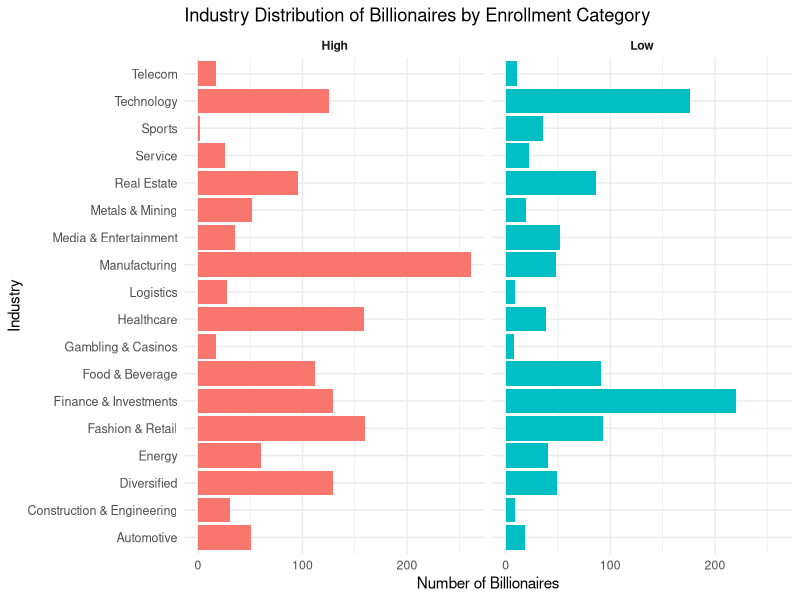
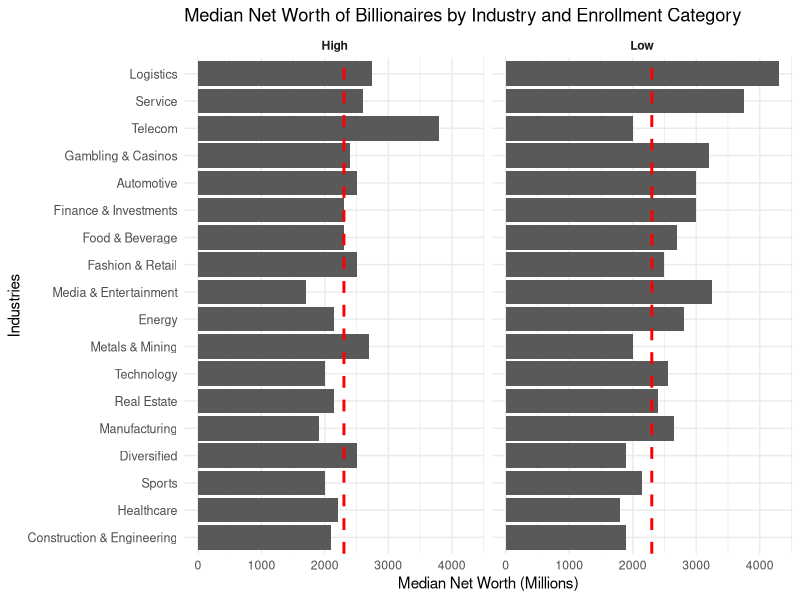

Source code (R) for these figures, in order:
## ---- chunk 1
knitr::opts_chunk$set(echo = FALSE, warning = FALSE, message = FALSE)

suppressPackageStartupMessages({
  library(tidyverse)
})
billionaires <- read_csv("cleaning/billionaires_clean.csv")
## ---- chunk 2
median_enrlmt <- median(billionaires$gross_primary_enrlmt_country, na.rm = TRUE)
## ---- chunk 3
billionaires_enrlmt <- billionaires %>%
  filter(!is.na(gross_primary_enrlmt_country)) %>%
  mutate(enrlmt_bins = ifelse(gross_primary_enrlmt_country >= median_enrlmt, "High", "Low")) %>%
  group_by(enrlmt_bins, category) %>%
  summarize(count = n(), .groups = 'drop') %>%
  arrange(count)

ggplot(billionaires_enrlmt, aes(x = category, y = count, fill = enrlmt_bins)) +
  geom_bar(stat = "identity", position = "dodge") +
  facet_wrap("enrlmt_bins") +
  coord_flip() +
  labs(
    title = "Industry Distribution of Billionaires by Enrollment Category",
    x = "Industry", 
    y = "Number of Billionaires") +
  theme_minimal() +
  theme(
    strip.background = element_blank(),
    strip.text = element_text(face = "bold"),
    axis.text.y = element_text(size = 9),
    legend.position = "none"
  )
## ---- chunk 4
billionaires_enrlmt_1 <- billionaires %>%
  filter(!is.na(gross_primary_enrlmt_country)) %>%
  mutate(enrlmt_bins = ifelse(gross_primary_enrlmt_country >= median_enrlmt, "High", "Low")) %>%
  group_by(category, enrlmt_bins) %>%
  summarise(
  median_net_worth = median(net_worth, na.rm = TRUE),
  .groups = "drop"
) %>%
  arrange(median_net_worth)

median_net_worth_total <- median(billionaires$net_worth)

ggplot(billionaires_enrlmt_1, aes(x = reorder(category,median_net_worth), y = median_net_worth)) + 
  geom_bar(stat = "identity") +
  coord_flip() +
  facet_wrap("enrlmt_bins") +
  geom_hline(yintercept = median_net_worth_total, linetype = "dashed", color = "red", linewidth = 1) +
  labs(
   title = "Median Net Worth of Billionaires by Industry and Enrollment Category",
    x = "Industries",
    y = "Median Net Worth (Millions)"
  ) +
  theme_minimal() +
  theme(
    strip.background = element_blank(),
    strip.text = element_text(face = "bold"),
    axis.text.y = element_text(size = 9),
    legend.position = "none"
  )

